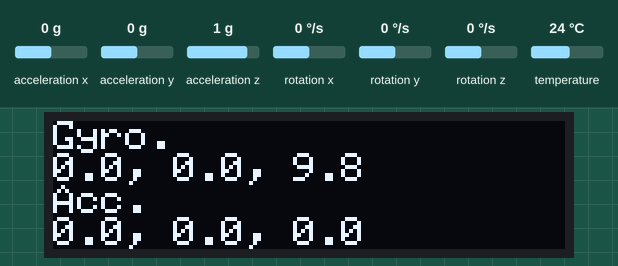
A sketch run on a simulated Arduino Uno, built with avr-gcc and run on an emulated ATmega328P. Shown: 128×32 one-colour display. Inputs (shaded band) come from the test bench; at power-on: acceleration z 1 g, rotation x 0 °/s, rotation y 0 °/s, rotation z 0 °/s, acceleration x 0 g, acceleration y 0 g, temperature 24 °C. The display library's start-up logo is not drawn; what the sketch prints to the serial monitor is not drawn.

Above: at 1.7 s.
1.8 s: acceleration z set to -0.8 g
At 2.4 s:
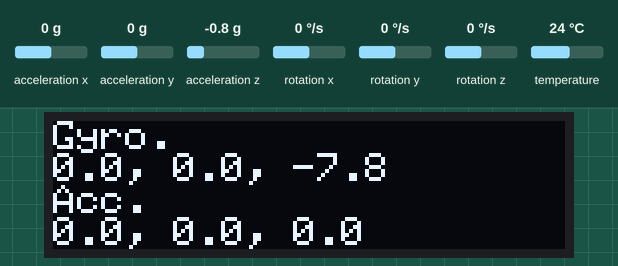
3.4 s: rotation x set to -192 °/s
At 4.0 s:
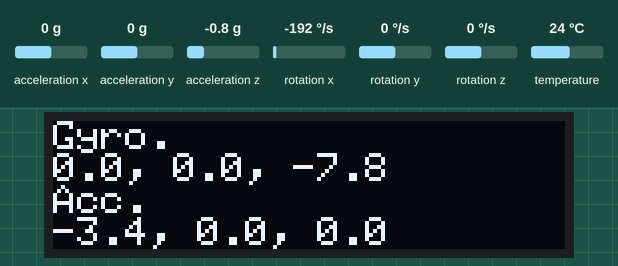
4.9 s: rotation y set to -192 °/s
At 6.0 s:
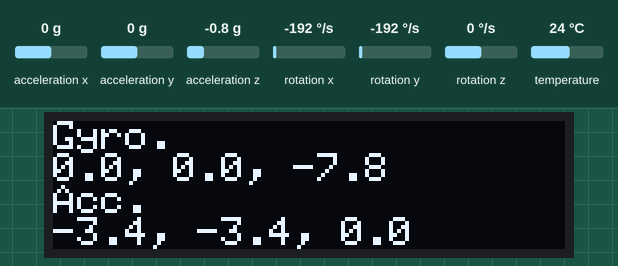
6.4 s: rotation z set to -192 °/s
At 7.7 s:
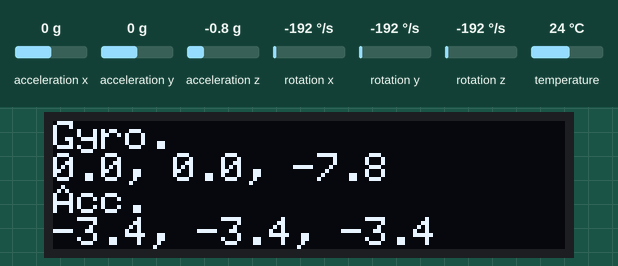
8.0 s: acceleration x set to -1.4 g
At 9.3 s:
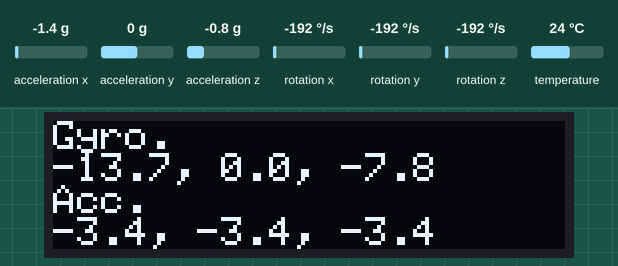
9.6 s: acceleration y set to -1.4 g
At 10.1 s:
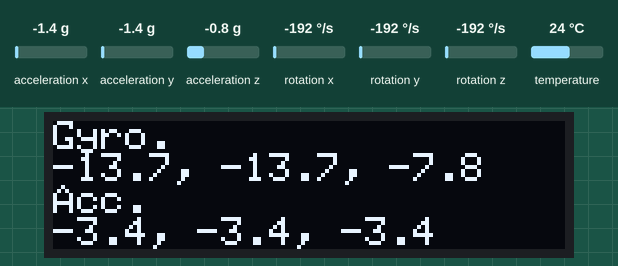
Timing chart, 0 to 12.1 s (numbered marks = the images above; inputs shaded):
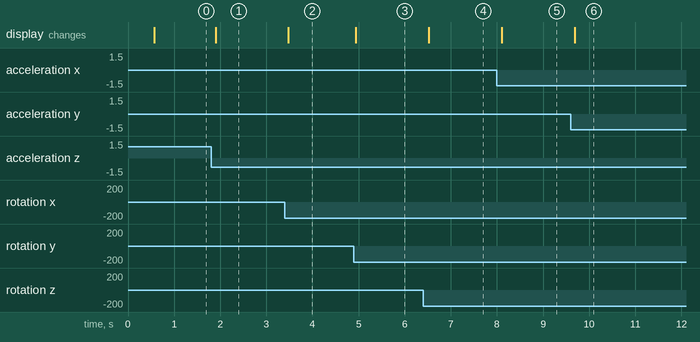

The sketch:

MPU6050_motion_detection_oled.ino
```cpp
#include <Adafruit_MPU6050.h>
#include <Adafruit_SSD1306.h>
#include <Adafruit_Sensor.h>

Adafruit_MPU6050 mpu;
Adafruit_SSD1306 display = Adafruit_SSD1306(128, 32, &Wire);

void setup() {

  Serial.begin(115200);
  // while (!Serial);
  Serial.println("MPU6050 OLED demo");

  if (!mpu.begin()) {
    Serial.println("Sensor init failed");
    while (1)
      yield();
  }
  Serial.println("Found a MPU-6050 sensor");


  //setupt motion detection
  mpu.setHighPassFilter(MPU6050_HIGHPASS_0_63_HZ);
  mpu.setMotionDetectionThreshold(30);
  mpu.setMotionDetectionDuration(80);
  mpu.setInterruptPinLatch(true);  // Keep it latched.  Will turn off when reinitialized.
  mpu.setInterruptPinPolarity(true);
  mpu.setMotionInterrupt(true);


  // SSD1306_SWITCHCAPVCC = generate display voltage from 3.3V internally
  if (!display.begin(SSD1306_SWITCHCAPVCC, 0x3C)) { // Address 0x3C for 128x32
    Serial.println(F("SSD1306 allocation failed"));
    for (;;)
      ; // Don't proceed, loop forever
  }
  display.display();
  delay(500); // Pause for 2 seconds
  display.setTextSize(1);
  display.setTextColor(WHITE);
  display.setRotation(0);
}

void loop() {
  if (mpu.getMotionInterruptStatus()) {
    /* Get new sensor events with the readings */
    sensors_event_t a, g, temp;
    mpu.getEvent(&a, &g, &temp);

    display.clearDisplay();
    display.setCursor(0, 0);

//    Serial.print("Gyro. ");
//    Serial.print("X: ");
//    Serial.print(a.acceleration.x, 1);
//    Serial.print(" m/s^2, ");
//    Serial.print("Y: ");
//    Serial.print(a.acceleration.y, 1);
//    Serial.print(" m/s^2, ");
//    Serial.print("Z: ");
//    Serial.print(a.acceleration.z, 1);
//    Serial.print(" m/s^2, ");

    display.println("Gyro.");
    display.print(a.acceleration.x, 1);
    display.print(", ");
    display.print(a.acceleration.y, 1);
    display.print(", ");
    display.print(a.acceleration.z, 1);
    display.println("");

//    Serial.print("Acc. ");
//    Serial.print("X: ");
    Serial.print(g.gyro.x, 1);
    Serial.print(", ");
//    Serial.print("Y: ");
    Serial.print(g.gyro.y, 1);
    Serial.print(", ");
//    Serial.print("Z: ");
    Serial.print(g.gyro.z, 1);
    Serial.println();

    display.println("Acc.");
    display.print(g.gyro.x, 1);
    display.print(", ");
    display.print(g.gyro.y, 1);
    display.print(", ");
    display.print(g.gyro.z, 1);
    display.println("");

    display.display();
    delay(100);
  }
}
```

Measured:
- after the input at 1.8 s, the display: changes after 0.10 s (image 1)
- after the input at 3.4 s, the display: changes after 0.08 s (image 2)
- after the input at 4.9 s, the display: changes at once (image 3)
- after the input at 6.4 s, the display: changes after 0.12 s (image 4)
- after the input at 8.0 s, the display: changes after 0.10 s (image 5)
- after the input at 9.6 s, the display: changes after 0.09 s (image 6)
